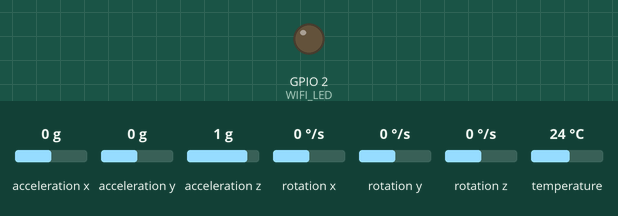
Simulated run of this sketch. Board: ESP8266 (NodeMCU). Parts: output pins drawn as LEDs (lit = HIGH). Wiring (inferred from the names in the program): MPU-6050 motion sensor at I2C address 0x68. Inputs (shaded band) come from the test bench; at power-on: acceleration z 1 g, acceleration x 0 g, acceleration y 0 g, rotation x 0 °/s, rotation y 0 °/s, rotation z 0 °/s, temperature 24 °C. WiFi joins after 1.5 s; servers stay silent unless stated; what the sketch prints to the serial monitor is not drawn.

Above: at 5.7 s.
5.8 s: acceleration z set to 0 g
At 8.7 s:
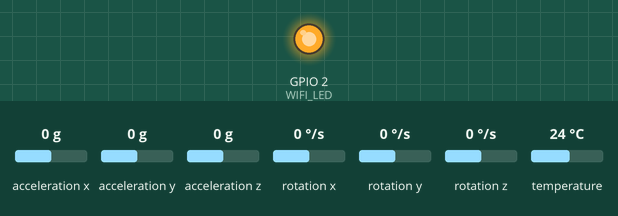
Timing chart, 0 to 10.2 s (numbered marks = the images above; inputs shaded):
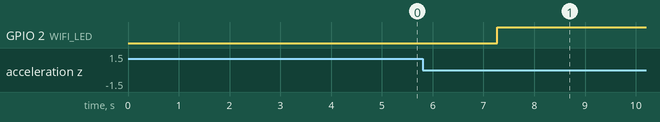

The sketch:

Health_assistance.ino
```cpp
#include <MPU6050_tockn.h>
#include <Wire.h>
#include <SPI.h>
#include <ESP8266WiFi.h>
// #include <WiFi.h>
#include <OneWire.h>
#include <DallasTemperature.h>
#include <BlynkSimpleEsp8266.h>

BlynkTimer Btimer;


MPU6050 mpu6050(Wire);
const int MPU_addr = 0x68; // I2C address of the MPU-6050
int16_t AcX, AcY, AcZ, Tmp, GyX, GyY, GyZ;
float ax = 0, ay = 0, az = 0, gx = 0, gy = 0, gz = 0;
boolean fall = false; // stores if a fall has occurred
boolean trigger1 = false;
boolean trigger2 = false;
boolean trigger3 = false;
byte trigger1count = 0;
byte trigger2count = 0;
byte trigger3count = 0;
int angleChange = 0;
long timer = 0;
int steps = 0;
float distanceinonestep = 71;
float distance;
const int oneWireBus = 0;
unsigned long prev =0,curr=0;

OneWire oneWire(oneWireBus);
DallasTemperature sensors(&oneWire);

int internetState = 1;

//const char *ssid = "Alsan";
//const char *pass = "01234567890";

#define AUTH "w3jhMt0X635tHqUkdLPrCuL4Ox-SKYe0"  // Auth Token of the Blynk App
// #define WIFI_SSID "DESKTOP-U9VR8ID 5694"                 // Enter Wifi Name
// #define WIFI_PASS "awkps5929c"                     // Enter wifi Password

const char* WIFI_SSID     = "DESKTOP-U9VR8ID 5694";
const char* WIFI_PASS = "awkps5929c";

#define VPIN_FALL_6 V6  // for fall
#define VPIN_WALK_7 V7  // for walk
#define VPIN_TEMP_8 V8  // for temperature
#define WIFI_LED 2  //Turning blue light in esp32 if internet is connected


void BlynkStatus() {  // called every 2 seconds by SimpleTimer

  bool isconnected = Blynk.connected();
  if (isconnected == false) {
    internetState = 0;
    digitalWrite(WIFI_LED, LOW);
    Serial.println("No internet!");
    if (WiFi.status() != WL_CONNECTED){
      WiFi.begin(WIFI_SSID,WIFI_PASS);
      Serial.printf("Trying to connect \"%s\" WI-FI.....\n",WIFI_SSID);
    }
  }
  else if (isconnected == true) {
    internetState = 1;
    digitalWrite(WIFI_LED, HIGH);
    Serial.println("Blynk Server Reachable.............");
    Serial.println(steps);
    Blynk.virtualWrite(VPIN_WALK_7,steps);
  }
}

void setup()
{
  Serial.begin(9600);
  Wire.begin();
  Wire.beginTransmission(MPU_addr);
  Wire.write(0x6B);
  Wire.write(0);
  Wire.endTransmission(true);
  pinMode(WIFI_LED, OUTPUT);
  digitalWrite(WIFI_LED, LOW);
//    Serial.println("Wrote to IMU");
//    mpu6050.begin();
  mpu6050.calcGyroOffsets(true);
  sensors.begin();
  // WiFi.mode(WIFI_STA);
  WiFi.begin(WIFI_SSID, WIFI_PASS);
  while (WiFi.status() != WL_CONNECTED) {
    delay(500);
    Serial.print(".");
  }

  Btimer.setInterval(2000L, BlynkStatus);  // check if Blynk server is connected every 2 seconds
  Blynk.config(AUTH);

}

void loop()
{
    mpu_read();
    ax = (AcX - 2050) / 16384.00;
    ay = (AcY - 77) / 16384.00;
    az = (AcZ - 1947) / 16384.00;
    gx = (GyX + 270) / 131.07;
    gy = (GyY - 351) / 131.07;
    gz = (GyZ + 136) / 131.07;
    float Raw_Amp = pow(pow(ax, 2) + pow(ay, 2) + pow(az, 2), 0.5);
    int Amp = Raw_Amp * 10;
    // Serial.println(Amp);
    if (Amp <= 2 && trigger2 == false)
    {
        trigger1 = true;
        Serial.println("TRIGGER 1 ACTIVATED");
    }
    if (trigger1 == true)
    {
        trigger1count++;
        if (Amp >= 12)
        { // if AM breaks upper threshold (3g)
            trigger2 = true;
            Serial.println("TRIGGER 2 ACTIVATED");
            trigger1 = false;
            trigger1count = 0;
        }
    }
    if (trigger2 == true)
    {
        trigger2count++;
        angleChange = pow(pow(gx, 2) + pow(gy, 2) + pow(gz, 2), 0.5);
        Serial.println(angleChange);
        if (angleChange >= 30 && angleChange <= 400)
        {
            trigger3 = true;
            trigger2 = false;
            trigger2count = 0;
            Serial.println(angleChange);
            Serial.println("TRIGGER 3 ACTIVATED");
        }
    }
    if (trigger3 == true)
    {
        trigger3count++;
        if (trigger3count >= 10)
        {
            angleChange = pow(pow(gx, 2) + pow(gy, 2) + pow(gz, 2), 0.5);
            Serial.println(angleChange);
            if ((angleChange >= 0) && (angleChange <= 10))
            {
                fall = true;
                trigger3 = false;
                trigger3count = 0;
                Serial.println(angleChange);
            }
            else
            {
                trigger3 = false;
                trigger3count = 0;
                Serial.println("TRIGGER 3 DEACTIVATED");
            }
        }
    }
    if (fall == true)
    {
        Serial.println("\n\n\nFall Detected\n\n\n");
        if(internetState == 1) Blynk.logEvent("fall", "Fall detected!");
        fall = false;
    }
    if (trigger2count >= 6)
    { // allow 0.5s for orientation change
        trigger2 = false;
        trigger2count = 0;
        Serial.println("TRIGGER 2 DECACTIVATED");
    }
    if (trigger1count >= 6)
    { // allow 0.5s for AM to break upper threshold
        trigger1 = false;
        trigger1count = 0;
        Serial.println("TRIGGER 1 DECACTIVATED");
    }
    mpu6050.update();
    if (mpu6050.getAccY() > 1)
    {
        steps += 1;
        delay(150);
    }

    Serial.print("steps: ");
    Serial.println(steps);
    Serial.print("metres: ");
    Serial.println(steps * distanceinonestep / 100);
    sensors.requestTemperatures();
    float temperatureF = sensors.getTempFByIndex(0);
    Serial.print(temperatureF);
    Serial.println("ºF");
    delay(50);

  Blynk.run();
  Btimer.run();  //initiates SimpleTimer
  if (internetState == 1){
    // with_internet();
    if(millis() - prev >= 100){
      prev = millis();
      Blynk.virtualWrite(VPIN_TEMP_8,temperatureF);
      }
  }
}
void mpu_read()
{
    Wire.beginTransmission(MPU_addr);
    Wire.write(0x3B); // starting with register 0x3B (ACCEL_XOUT_H)
    Wire.endTransmission(false);
    Wire.requestFrom(MPU_addr, 14, true); // request a total of 14 registers
    AcX = Wire.read() << 8 | Wire.read(); // 0x3B (ACCEL_XOUT_H) & 0x3C (ACCEL_XOUT_L)
    AcY = Wire.read() << 8 | Wire.read(); // 0x3D (ACCEL_YOUT_H) & 0x3E (ACCEL_YOUT_L)
    AcZ = Wire.read() << 8 | Wire.read(); // 0x3F (ACCEL_ZOUT_H) & 0x40 (ACCEL_ZOUT_L)
    Tmp = Wire.read() << 8 | Wire.read(); // 0x41 (TEMP_OUT_H) & 0x42 (TEMP_OUT_L)
    GyX = Wire.read() << 8 | Wire.read(); // 0x43 (GYRO_XOUT_H) & 0x44 (GYRO_XOUT_L)
    GyY = Wire.read() << 8 | Wire.read(); // 0x45 (GYRO_YOUT_H) & 0x46 (GYRO_YOUT_L)
    GyZ = Wire.read() << 8 | Wire.read(); // 0x47 (GYRO_ZOUT_H) & 0x48 (GYRO_ZOUT_L)
}
```
